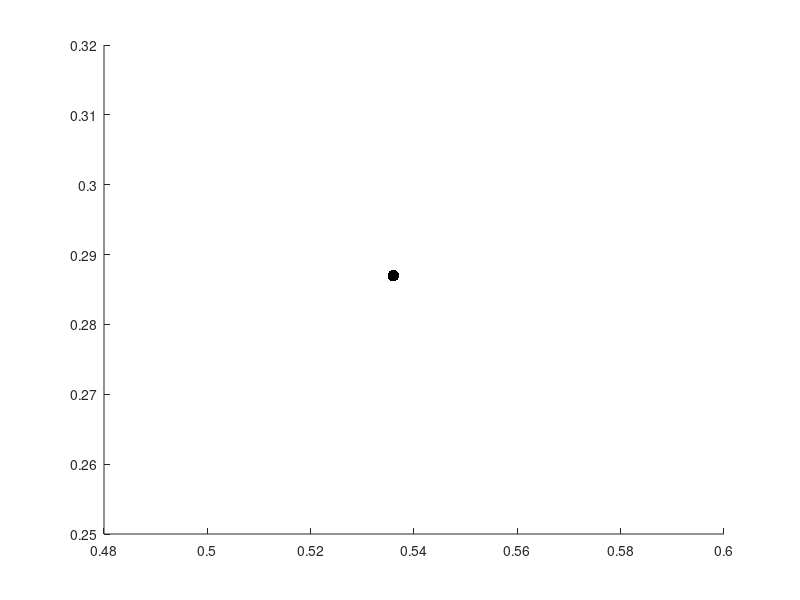

Recreate this plot in MATLAB. (Note: this script raises an error after producing the figure.)
%% SETUP
% parameter values p = (r1, r2, beta1, beta2, q1, q2, m, e)
% order as in paper (see rhs file)
m     = 0.790;
r1    = 0.836;
e     = 0.948;
q1    = 0.772;
aq    = 0.660;
q2    = 1.084;
beta2 = 0.896;
r2    = 0.126;
beta1 = 7.8;  % repulsive focus, below curve mu

beta1 = 7.81; q2 = 1.5; r2 = 0.3;

% initial values, parameters
a = 0.286975;
x0_1 = [a ; a ; r1-r2];
x0_2 = x0_1 + [0.001 ; 0.0001 ; 0]; %% disturbed
p = [r1, r2, beta1, beta2, q1, q2, m, e, aq];

tspan = [0 100];
X_plot = linspace(tspan(1), tspan(end), 1000);
fignum = 1000;
figure(fignum); clf; hold('on');

% solver selection and configuration
intEuler  = @explEuler; % @implEuler; 
intMatlab = @ode45;
intIfdiff = intMatlab;
intOptions = odeset('reltol', 1e-5, 'abstol', 1e-5, 'MaxStep', 0.5);
eulerStep  = 1e-7;
plotit = @plotter;

% select what to do
doEuler        = false;   % false loads from file
doMatlab       = true;
doIfdiff       = true;
doTransformed  = false;
doErrorplot    = true; % compare ifdiff and original
plotPosterImage= false;

% name generators
nameIfdiff = @(f) sprintf('ifdiff/%s', func2str(f));
namePlain  = @(f) sprintf('plain %s' , func2str(f));

%% Mark the initial point
if true
   xx = x0_1;
   hStart = plot3(xx(3), xx(2), xx(1), 'k.', 'MarkerSize', 25, 'DisplayName', 'x_0');
end

%% Plain integration, no treatment of switches
if doMatlab
   fprintf('Integrating with plain %s ...\n', func2str(intMatlab))
   figure(fignum);
   th = tic();
   sol_matlab = intMatlab(@(t,x) pprhs(t,x,p), tspan, x0_1, intOptions);
   time_matlab = toc(th); fprintf('%s took %g s\n', func2str(intMatlab), time_matlab);
   X_matlab = X_plot;
   Y_matlab = deval(sol_matlab, X_matlab);
   linewidth = 1.0;
   hMatlab = plotit(fignum, X_matlab, Y_matlab, 'r', namePlain(intMatlab), linewidth);
end

%% IFDIFF
if doIfdiff
   fprintf('Integrating with IFDIFF/%s ...\n', func2str(intIfdiff))
   figure(fignum);
   datahandle = prepareDatahandleForIntegration('pprhs', 'solver', func2str(intIfdiff), 'options', intOptions);
   % profile off; profile clear; profile on
   th = tic();
   sol_ifdiff = solveODE(datahandle, tspan, x0_1, p);
   time_ifdiff = toc(th); fprintf('IFDIFF took %g s\n', time_ifdiff);
   X_ifdiff = X_plot;
   Y_ifdiff = deval(sol_ifdiff, X_ifdiff);
   % profile off; profile viewer
   linewidth = 3.0;
   hIFDIFF = plotit(fignum, X_ifdiff, Y_ifdiff, 'g', nameIfdiff(intIfdiff), linewidth);
   if plotPosterImage
    hIFDIFF_poster = posterPlotter(fignum+1, Y_ifdiff);
   end
end


%% EULER Integration
if doEuler
   fprintf('Integrating with integrator %s...\n', func2str(intEuler))
   figure(fignum);
   th = tic();
   sol_euler = intEuler(@(t,x) pprhs(t,x,p), tspan, x0_1, eulerStep);
   time_euler = toc(th); fprintf('Euler took %g s\n', time_euler);
else
   fname = sprintf('sol_euler_%.0e.mat', eulerStep);
   fprintf('Loading sol_euler from file %s\n', fname);
   tmp = load(fname, 'sol_euler');
   sol_euler = tmp.sol_euler;
   doEuler = true;
end
X_euler = X_plot;
Y_euler = transpose(interp1(sol_euler.x, transpose(sol_euler.y), X_euler));
linewidth = 2.0;
hEuler = plotit(fignum, X_euler, Y_euler, 'c', namePlain(intEuler), linewidth);


%%
if false
   hPlane = fitplane(Y_ifdiff);
end

%% TRANSFORMED SYSTEM
if doTransformed
   error('Don''t do that!');
   myfig = figure(fignum); clf(myfig);
   solA = intMatlab(@(t,x) pprhs5(t,x,p), tspan, x0_1, intOptions);
   solB = intMatlab(@(t,x) pprhs5(t,x,p), tspan, x0_2, intOptions);
   xA=solA.x; yA=solA.y; xB=solB.x; yB=solB.y;
   plotit(myfig, xA, yA, 'b');
   plotit(myfig, xB, yB, 'g');
   xlabel('y1'); ylabel('y2'); zlabel('y3');
   fitplane(yB)
   set(gca, 'YDir','reverse')
   height = 1200;
   width = 1920;
   set(myfig, 'Units', 'pixels', 'Position', [0, 0, width, height])
end

% %% LABELS
% if doMatlab || doIfdiff || doTransformed
%     datalabels = {};
%     if doMatlab,      datalabels{end+1} = ['plain ', func2str(intMatlab)]; end
%     if doIfdiff,      datalabels{end+1} = ['ifdiff+',func2str(intIfdiff)];  end
%     if doTransformed, datalabels{end+1} = 'Transformed';                    end
%     legend(datalabels{:});
% end

%% ANALYSIS
if doErrorplot
   if (doIfdiff && doMatlab)
      fignum = fignum + 1; errorPlot(fignum, X_plot, Y_ifdiff, Y_matlab, nameIfdiff(intIfdiff), namePlain(intMatlab))
   end
   if (doMatlab && doEuler)
      fignum = fignum + 1; errorPlot(fignum, X_plot, Y_matlab, Y_euler , namePlain(intMatlab) , namePlain(intEuler));
   end
   if (doIfdiff && doEuler)
      fignum = fignum + 1; errorPlot(fignum, X_plot, Y_ifdiff, Y_euler , nameIfdiff(intIfdiff), namePlain(intEuler));
   end
end

% FINITO
return



%% HELPERS
function h = fitplane(YY)
   x = YY(3,:);
   y = YY(2,:);
   z = YY(1,:);
   idx = x > 3; 
   xx = x(idx)'; yy=y(idx)'; zz=z(idx)';  % selecting points
   DM = [xx, yy, ones(size(zz))];  % fitting
   B = DM\zz;                      % fitting 
   [X,Y] = meshgrid(linspace(min(x)*1.02,max(x)*1.02,50), linspace(min(y)*1.00,max(y)*1.02,50));
   %[X,Y] = meshgrid(linspace(min(x)-3,max(x)+3,50), linspace(min(y)-0.5,max(y)+0.5,50));
   Z = B(1)*X + B(2)*Y + B(3)*ones(size(X)) - 0.01;
   h = surf(X, Y, Z, 'DisplayName', 'switching manifold');
   set(h,'FaceColor',[0 0.4 1],'FaceAlpha',0.15,'EdgeColor','none');
end


function errorPlot(fignum, x1, y1, y2, intname1, intname2)
   figure(fignum); clf(fignum);
%    ydiff = vecnorm(y2 - y1, 2);
   ydiff = calcDiff(y1, y2);
   semilogy(x1, ydiff, 'LineWidth', 1.0);
   xlabel('t');
   ylabel('||y||_2');
   title(sprintf('difference %s and %s', intname1, intname2));
   drawnow
end



function h = plotter(fignum, x, y, color, name, lw)
   figure(fignum); hold on;
   h = plot3(y(3,:), y(2,:), y(1,:), 'Color', color, 'LineWidth', lw, 'DisplayName', name);
%    view([166 12]); 
   view([97 51]);
   grid on;
   box on;
   xlabel('Predator');
   ylabel('Prey 2');
   zlabel('Prey 1');
   legend('location', 'northeast');
   drawnow
   pause(1.0);
   set(fignum, 'Position', [200  250  750  375]);
end

function h = posterPlotter(fignum, y)
    figure(fignum); hold on;
    color = '#00534a';
    lw = 2.5;
    mark_x1 = plot3(y(3,:), y(2,:), y(1,:), 'Color', color, 'LineWidth', lw);
    xx = y(:,1);
    hStart = plot3(xx(3), xx(2), xx(1), 'k.', 'MarkerSize', 25, 'DisplayName', 'x_0');
    set(gca, 'Color', '#F5F5F5');
    view([97 51]);
    grid on;
    box on;
    xlabel('Predator');
    ylabel('Prey 2');
    zlabel('Prey 1');
    drawnow
    pause(1.0);
    set(fignum, 'Position', [200  250  750  375]);
end


function sol = explEulerFull(rhs, tspan, x0, stepsize)
    xdim = length(x0);  % get dimension
    T = linspace(tspan(1), tspan(end), (tspan(end)-tspan(1))/stepsize);
    stepcount = length(T);
    X = zeros(xdim, stepcount);
    X(:,1) = reshape(x0, [], 1); 
    for i=2:stepcount
       X(:,i) = X(:,i-1) + stepsize * rhs(T(i), X(:,i-1));
       if ~mod(i/stepcount, 0.1), fprintf('.'); end
    end
    fprintf('\n')
    sol.x = T;
    sol.y = X;
end



function sol = explEuler(rhs, tspan, x0, stepsize)
   xdim = length(x0);  % get dimension
   % T = linspace(tspan(1), tspan(end), (tspan(end)-tspan(1))/stepsize);
   stepcount = (tspan(end)-tspan(1))/stepsize;
   sfac = 0.001; % store factor
   X = zeros(xdim, ceil(stepcount*sfac)+1);
   Xi = reshape(x0, [], 1); 
   X(:,1) = Xi;
   k = 2; nextout = ceil(1 / sfac);
   for i=2:stepcount
      Xi = Xi + stepsize * rhs(i*stepsize, Xi);
      if (i == nextout)
         X(:,k) = Xi; k = k + 1; 
         nextout = nextout + ceil(1 / sfac);
         if ~mod(i/stepcount, 0.1), fprintf('.'); end
      end
   end
   fprintf('\n')
   T = linspace(tspan(1), tspan(end), ceil(stepcount*sfac)+1);
   sol.x = T;
   sol.y = X;
end


function sol = implEuler(rhs, tspan, x0, stepsize)
   xdim = length(x0);  % get dimension
   % T = linspace(tspan(1), tspan(end), (tspan(end)-tspan(1))/stepsize);
   stepcount = (tspan(end)-tspan(1))/stepsize;
   sfac = 0.001; % store factor
   X = zeros(xdim, ceil(stepcount*sfac)+1);
   Xi = reshape(x0, [], 1); 
   X(:,1) = Xi;
   k = 2; nextout = ceil(1 / sfac);
   fsolveopts = optimoptions(@fsolve, 'Display', 'off', 'maxiter', 100);
   for i=2:stepcount
      g = @(x) x - Xi - stepsize*rhs(i*stepsize, x);
      Xi = fsolve(g, Xi, fsolveopts);
      if (i == nextout)
         X(:,k) = Xi; k = k + 1; 
         nextout = nextout + ceil(1 / sfac);
         if ~mod(i/stepcount, 0.1), fprintf('.'); end
      end
   end
   fprintf('\n')
   T = linspace(tspan(1), tspan(end), ceil(stepcount*sfac)+1);
   sol.x = T;
   sol.y = X;
end



function diffnorm = calcDiff(yA, yB)
  % laufe durch x-koordinate von yA, und finde nächstgelegene x-Koordinatein yB
  % vergleiche damit.
  % Ansatz: 1) Durchlaufe x von yA in Index i
  %         2) Suche nächstgelegenes x in yB, ausgehend von x(i-100) bi2 y(i+100) in yV
  len = length(yA);
  diffnorm = zeros(len, 1);
  for i = 1:len
     y = yA(:, i);
     % suche passendes x in yB, um den aktuellen Punkt herum
     window = 250;
     j0 = max(1, i-window);
     jf = max(len, j0+window);
     jidx = j0:jf;
     tmpdiff = yB(:, jidx) - repmat(y, [1, length(jidx)]);
     tmpdiff = vecnorm(tmpdiff,2,1);
     diffnorm(i) = min(tmpdiff);
     if ~mod(i, floor(len/10)), fprintf('x'); end
     diffnorm(i) = diffnorm(i) / norm(y);
  end

end
